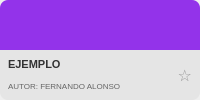
                <widget class="QFrame" name="card_8">
                 <property name="minimumSize">
                  <size>
                   <width>120</width>
                   <height>100</height>
                  </size>
                 </property>
                 <property name="maximumSize">
                  <size>
                   <width>16777215</width>
                   <height>140</height>
                  </size>
                 </property>
                 <property name="sizePolicy">
                  <sizepolicy hsizetype="Expanding" vsizetype="Preferred">
                   <horstretch>1</horstretch>
                   <verstretch>0</verstretch>
                  </sizepolicy>
                 </property>
                 <property name="styleSheet">
                  <string>QFrame#card_8 { background-color: #E0E0E0; border-radius: 8px; }</string>
                 </property>
                 <layout class="QVBoxLayout" name="vbox_card8">
                  <property name="spacing">
                   <number>0</number>
                  </property>
                  <property name="leftMargin">
                   <number>0</number>
                  </property>
                  <property name="topMargin">
                   <number>0</number>
                  </property>
                  <property name="rightMargin">
                   <number>0</number>
                  </property>
                  <property name="bottomMargin">
                   <number>0</number>
                  </property>
                  <item>
                   <widget class="QLabel" name="card_top_8">
                    <property name="minimumSize">
                     <size>
                      <width>0</width>
                      <height>50</height>
                     </size>
                    </property>
                    <property name="styleSheet">
                     <string>background-color: #9333EA; border-top-left-radius: 8px; border-top-right-radius: 8px;</string>
                    </property>
                    <property name="text">
                     <string/>
                    </property>
                   </widget>
                  </item>
                  <item>
                   <widget class="QFrame" name="card_bottom_8">
                    <property name="styleSheet">
                     <string>background-color: #E5E5E5; border-bottom-left-radius: 8px; border-bottom-right-radius: 8px;</string>
                    </property>
                    <layout class="QHBoxLayout" name="hbox_info8">
                     <property name="leftMargin">
                      <number>8</number>
                     </property>
                     <property name="topMargin">
                      <number>5</number>
                     </property>
                     <property name="rightMargin">
                      <number>8</number>
                     </property>
                     <property name="bottomMargin">
                      <number>5</number>
                     </property>
                     <item>
                      <layout class="QVBoxLayout" name="vbox_text8">
                       <property name="spacing">
                        <number>2</number>
                       </property>
                       <item>
                        <widget class="QLabel" name="lbl_ex8">
                         <property name="styleSheet">
                          <string>font-weight: bold; font-size: 11px; color: #333; background: transparent;</string>
                         </property>
                         <property name="text">
                          <string>EJEMPLO</string>
                         </property>
                        </widget>
                       </item>
                       <item>
                        <widget class="QLabel" name="lbl_aut8">
                         <property name="styleSheet">
                          <string>font-size: 8px; color: #666; background: transparent;</string>
                         </property>
                         <property name="text">
                          <string>AUTOR: FERNANDO ALONSO</string>
                         </property>
                        </widget>
                       </item>
                      </layout>
                     </item>
                     <item>
                      <widget class="QLabel" name="lbl_star_8">
                       <property name="styleSheet">
                        <string>color: #999; font-size: 16px; background: transparent;</string>
                       </property>
                       <property name="text">
                        <string>☆</string>
                       </property>
                       <property name="alignment">
                        <set>Qt::AlignRight|Qt::AlignTrailing|Qt::AlignVCenter</set>
                       </property>
                      </widget>
                     </item>
                    </layout>
                   </widget>
                  </item>
                 </layout>
                </widget>
